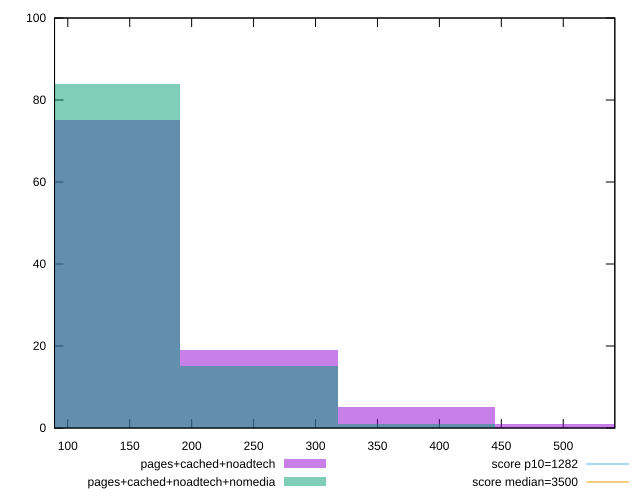

Generate this figure with gnuplot:
reset

$pagesCachedNoadtech <<EOF
127.12638261009661 75
254.25276522019323 19
381.37914783028987 5
508.50553044038645 1
EOF

$pagesCachedNoadtechNomedia <<EOF
127.12638261009661 84
254.25276522019323 15
381.37914783028987 1
EOF

set key outside below
set boxwidth 127.12638261009661
set xrange [89.30000000000001:541.6320000000001]
set yrange [0:100]
set trange [0:100]
set style fill transparent solid 0.5 noborder

set parametric
set terminal svg size 640, 500 enhanced background rgb 'white'
set output "report_00017_2021-02-10T15-08-03.406Z/bootup-time/comparison/histogram/2_vs_3.svg"

plot $pagesCachedNoadtech title "pages+cached+noadtech" with boxes, \
     $pagesCachedNoadtechNomedia title "pages+cached+noadtech+nomedia" with boxes, \
     1282,t title "score p10=1282", \
     3500,t title "score median=3500"

reset
